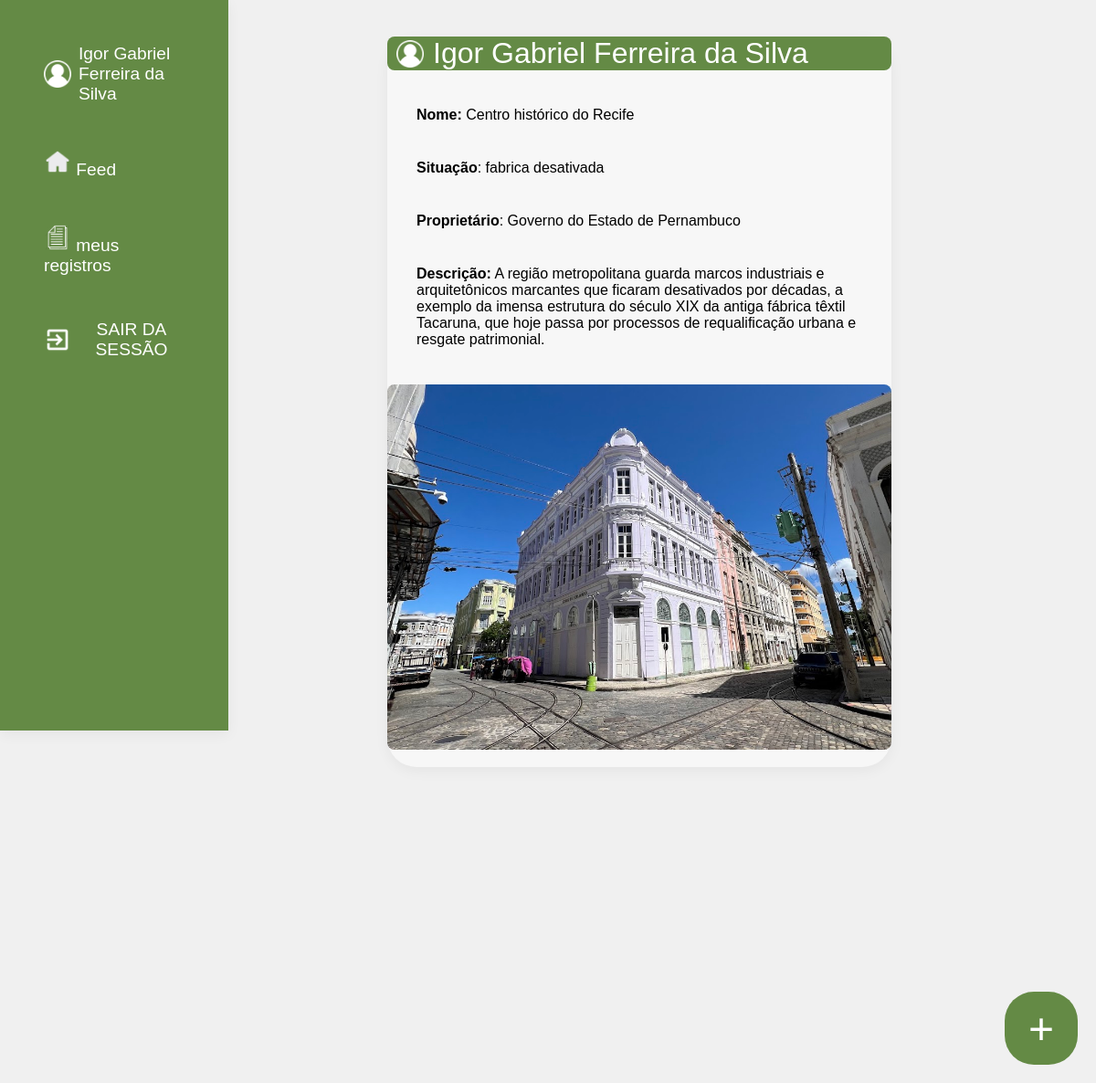
The app's page /feed (signed in) with its own data.
### database.py (models this page shows)
class Ambiente(db.Model):
    am_id = db.Column(db.Integer , primary_key = True)
    user_id = db.Column(db.String(100) , nullable=False )
    nome = db.Column(db.String(100) , nullable =False)
    img = db.Column(db.String(100) , nullable=False)
    pr_nome =  db.Column(db.String(100) , nullable =False)
    situacao = db.Column(db.String(50) , nullable =False)
    desc = db.Column(db.Text , nullable=False)
    rg_name = db.Column(db.String(20), nullable=False)

### app.py (the view)
@app.route('/feed')
def index5():
    user_name = session.get('user_name' , 'Visitante')
    all_ambientes = Ambiente.query.all()
    return render_template('index5.html' , user_name=user_name , ambientes=all_ambientes )

### templates/index5.html (shortened to what this page needs)
<!DOCTYPE html>
<html lang="en">
<head>
     <link rel="stylesheet" href="style.css">
      <link rel="stylesheet" href="{{ url_for('static', filename='style.css') }}">
</head>
<body id="body">
    <section id="user_screen">
            <div class="userCSS">
                 <img src="{{ url_for('static', filename='imagens/user_img.png') }}" alt="Usuário" class="icons">
                <p>{{user_name}}</p>
            </div>
        <div CLASS="userCSS">
            <a href="/feed">
                 <img src="{{ url_for('static', filename='imagens/feed_icon.png') }}" alt="acessar Feed" class="icons">
                Feed
            </a>
        </div>
        <div class="userCSS">
            <a href="">
                 <img src="{{ url_for('static', filename='imagens/doc_icon.png') }}" alt="acessar registros" class="icons">
                meus registros
            </a>
        </div>
       <form action="/logout" method="post">
            <button>
                <img src="{{ url_for('static', filename='imagens/exit_icon.png') }}" alt="sair da sessão" class="icons">
                SAIR DA SESSÃO</button>
            </form>
        </section>
    <section id="feed">
        {% for item in ambientes%}
        <div class="img_area">
            <div class="img_user">
            <div>
                <img src="{{ url_for('static', filename='imagens/user_img.png') }}" alt="Usuário" class="icons">
                <p class="imgp2">{{item.rg_name}}</p>
                </div>
            </div>
            <p class="imgp"> <b>Nome:</b> {{item.nome}}</p>
            <p class="imgp"> <b>Situação</b>: {{item.situacao}} </p>
            <p class="imgp"> <b>Proprietário</b>:  {{item.pr_nome}}</p>
            <p class="imgp"> <b>Descrição:</b>  {{item.desc}}</p>
            <div class='img_local'>
                <img  src="{{ url_for('static', filename='uploads/' + item.img) }}" alt="Foto do ambiente"  class='img_local'>
            </div>
        </div>
    {% endfor%}
        <div id="create">
            <a href="/form_abnd">
                +
            </a>
            </div>
        </section>
</body>
</html>

### static/style.css (style rules this page uses)
* { margin: 0px; padding: 0px; box-sizing: border-box; font-family: "poppins", sans-serif; }
body, input, button, label, a { font-family: "poppins", sans-serif; }
body { height: 100vh; margin: 0; background-color: #f0f0f0; overflow-x: hidden; background-image: url("imagens/background.jpg"); background-repeat: no-repeat; background-size: cover; }
a { text-decoration: none; color: white; }
p { font-size: xx-large; color: rgb(100, 138, 69); }
#body { background-image: none; }
#user_screen { background-color: rgb(100, 138, 69); max-width: 250px; height: 100vh; display: flex; padding: 3rem; position: fixed; top: 0; left: 0; flex-direction: column; gap: 3rem; box-sizing: border-box; z-index: 10; box-shadow: 0 4px 15px rgba(0, 0, 0, 0.05); }
#user_screen button { text-decoration: none; color: white; font-size: clamp(1.2rem , 0.75vw , 1.4rem); border: none; background-color: transparent; cursor: pointer; display: flex; align-items: center; gap: 0.5rem; padding: 0; }
.icons { max-width: 60px; max-height: 30px; }
.userCSS { display: flex; flex-direction: row; align-items: center; gap: 0.5rem; font-size: 2rem; }
.userCSS p, .userCSS a { color: white; text-decoration: none; font-size: clamp(1.2rem , 0.75vw , 1.4rem) }
#feed { display: flex; flex-direction: column; align-items: center; margin-left: 200px; padding: 40px; gap: 50px; min-height: 100vh; box-sizing: border-box; background-color: #f0f0f0; }
.img_area { background-color: rgb(247, 247, 247); width: 60%; height: 800px; display: flex; border-radius: 2rem; flex-direction: column; gap: 40px; box-shadow: 0 4px 15px rgba(0, 0, 0, 0.05); margin-bottom: clamp(16rem , 0.50vw ,6rem); }
.imgp2 { color: white; }
.imgp { color: rgb(0, 0, 0); font-size: clamp(1.0rem , 0.25vw , 2.3rem); margin-left: 2rem; }
#create a { display: flex; align-items: center; justify-content: center; background-color: rgb(100, 138, 69); color: white; text-decoration: none; font-size: 3rem; border-radius: 2rem; position: fixed; bottom: 20px; right: 20px; z-index: 1000; width: 5rem; height: 5rem; }
.img_user { background-color: rgb(100, 138, 69); max-height: 150px; width: 100%; display: flex; border-radius: 8px; box-sizing: border-box; }
.img_user div { display: flex; gap: 10px; align-items: center; margin-left: 10px; }
.img_local { display: flex; position: static; background-repeat: no-repeat; background-size: cover; background-position:center; width: 100%; height: 400px; object-fit: cover; border-radius: 8px; box-sizing: border-box; }

### records on screen
Ambiente: rg_name "Igor Gabriel Ferreira da Silva", nome "Centro histórico do Recife", situacao "fabrica desativada", pr_nome "Governo do Estado de Pernambuco", desc "A região metropolitana guarda marcos industriais e arquitetônicos marcantes que ficaram desativados por décadas, a exemplo da imensa estrutura do século XIX da antiga fábrica têxtil Tacaruna, que hoje passa por processos de requalificação urbana e resgate patrimonial.", img (picture)
